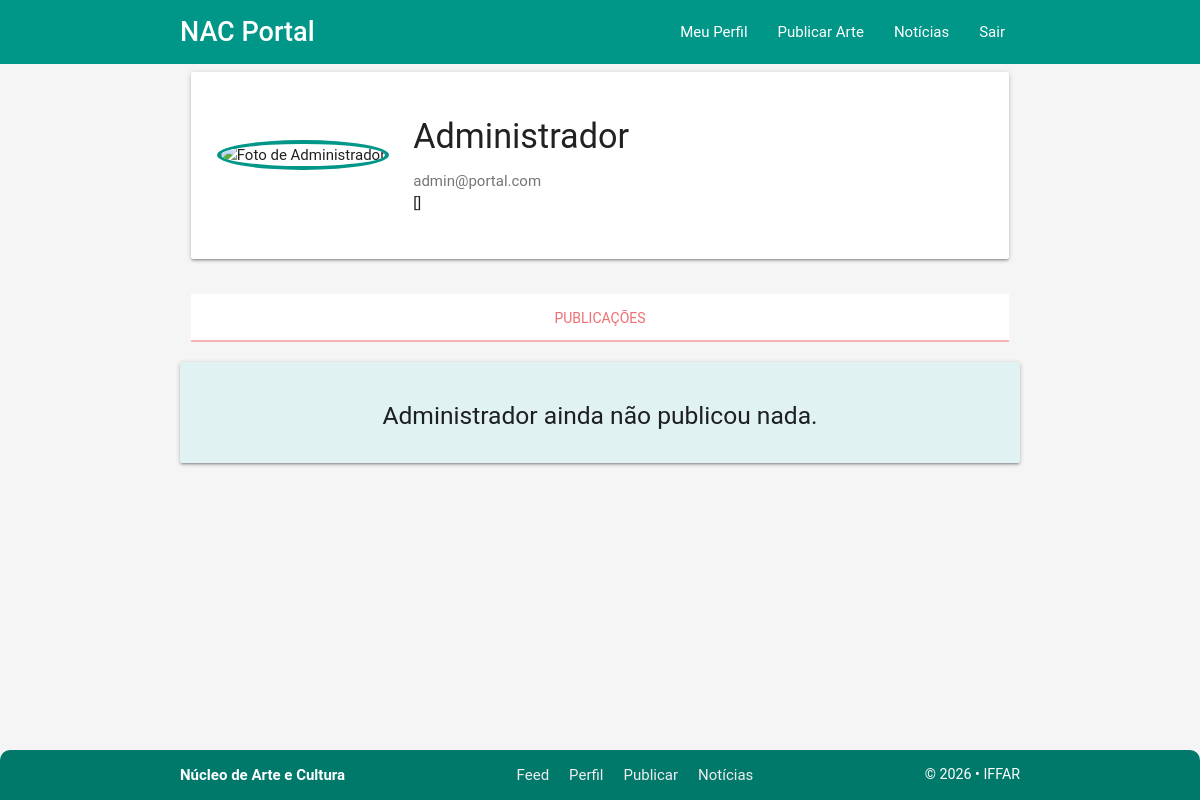
/meu_perfil/usuarios_perfil.php?id=88, run on an earlier commit of the app's database.
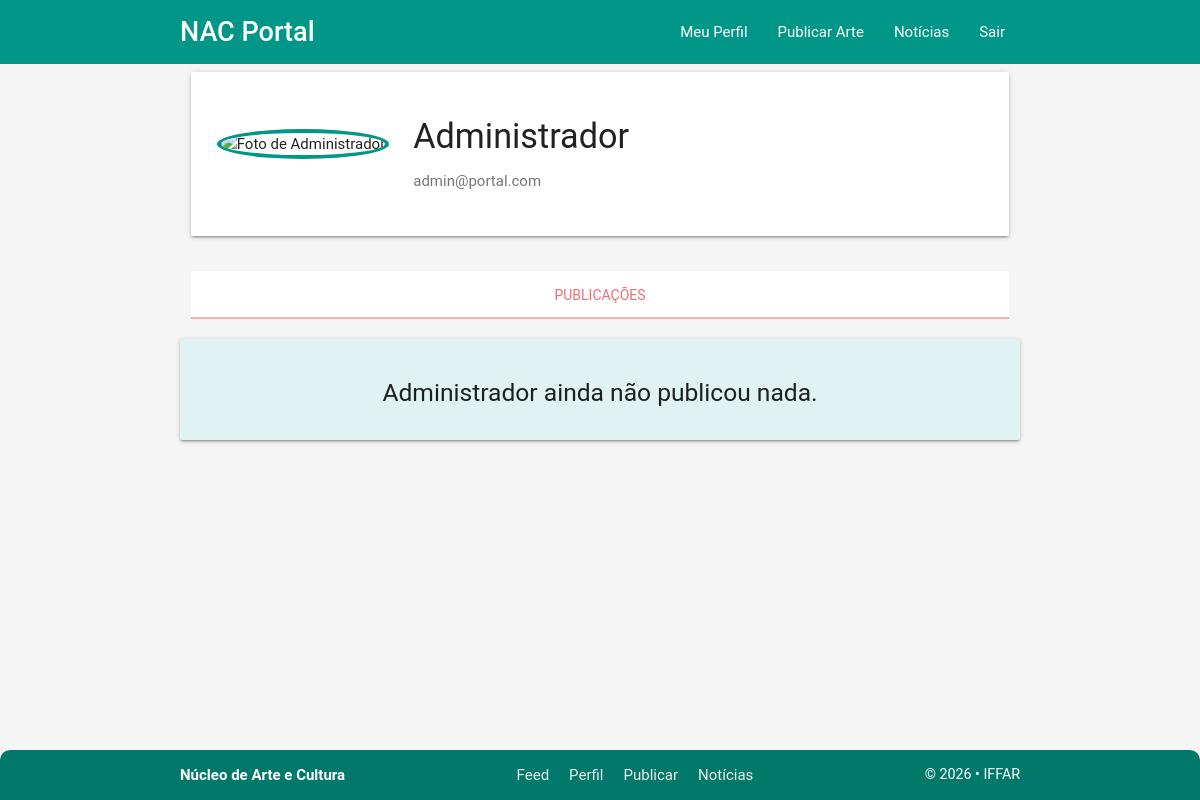
And on a later commit of the database.
### tables this page shows
CREATE TABLE IF NOT EXISTS `usuario` (
  `id_usuario` int NOT NULL AUTO_INCREMENT,
  `nome` varchar(150) NOT NULL,
  `email` varchar(255) NOT NULL,
  `senha` varchar(255) NOT NULL,
  `preferencias` text,
  `data_cadastro` datetime DEFAULT CURRENT_TIMESTAMP,
  `deleted_at` datetime DEFAULT NULL,
  `verificado` tinyint(1) DEFAULT '0',
  `codigo_verificacao` varchar(10) DEFAULT NULL,
  `codigo_expira_em` int DEFAULT NULL,
  `token_recuperacao` varchar(32) DEFAULT NULL,
  `token_expira_em` int DEFAULT NULL,
  `foto_perfil` varchar(255) DEFAULT NULL,
  `is_admin` tinyint(1) DEFAULT '0',
  PRIMARY KEY (`id_usuario`),
  UNIQUE KEY `email` (`email`)
);

### meu_perfil/usuarios_perfil.php (the view, shortened to what this page needs)
<?php
require_once "../conexao.php";
$id_alvo = isset($_GET['id']) ? (int)$_GET['id'] : 0;
$sql_usuario = "SELECT nome, email, preferencias, foto_perfil
                FROM usuario
                WHERE id_usuario = $id_alvo
                AND deleted_at IS NULL";
$resultado = mysqli_query($conexao, $sql_usuario);
$usuario = mysqli_fetch_assoc($resultado);
$publicacoes = [];
?>
<!DOCTYPE html>
<html lang="pt-br">
<head>
    <link type="text/css" rel="stylesheet" href="../css/materialize.min.css"/>
    <link type="text/css" rel="stylesheet" href="../css/style_todos.css"/>
</head>
<body>
<?php include_once "../header.php"; ?>
<main class="container">
    <div class="row">
        <div class="col s12">
            <div class="card">
                <div class="card-content">
                    <div class="row valign-wrapper">
                        <div class="col s12 m3 center">
                            <?php
                            $foto = $usuario['foto_perfil'];
                            $caminho = $foto ? "../" . $foto : "../imagens/avatar_padrao.png";
                            ?>
                            <img src="<?= $caminho ?>"
                                alt="Foto de <?= $usuario['nome'] ?>"
                                class="circle responsive-img"
                                style="width: 140px; height: 140px; object-fit: cover; border: 4px solid #009688;">
                        </div>
                        <div class="col s12 m9">
                            <h4><?= $usuario['nome'] ?></h4>
                            <p class="grey-text text-darken-1"><?= $usuario['email'] ?></p>
                            <?php if (!empty($usuario['preferencias'])): ?>
                                <p><?= nl2br($usuario['preferencias']) ?></p>
                            <?php endif; ?>
                        </div>
                    </div>
                </div>
            </div>
        </div>
    </div>
    <div class="row">
        <div class="col s12 center">
            <ul class="tabs tabs-fixed-width">
                <li class="tab col s6">
                    <a class="active" href="#minhas">Publicações</a>
                </li>
            </ul>
        </div>
    </div>
    <div id="minhas" class="col s12">
        <?php if (empty($publicacoes)): ?>
            <div class="card-panel center teal lighten-5">
                <h5><?= $usuario['nome'] ?> ainda não publicou nada.</h5>
            </div>
        <?php endif; ?>
    </div>
</main>
<?php include_once "../footer.php";  ?>
</body>
</html>

What changed in the data, as far as the page shows it:
changed usuario "Administrador": preferencias "[]" → (not shown)
